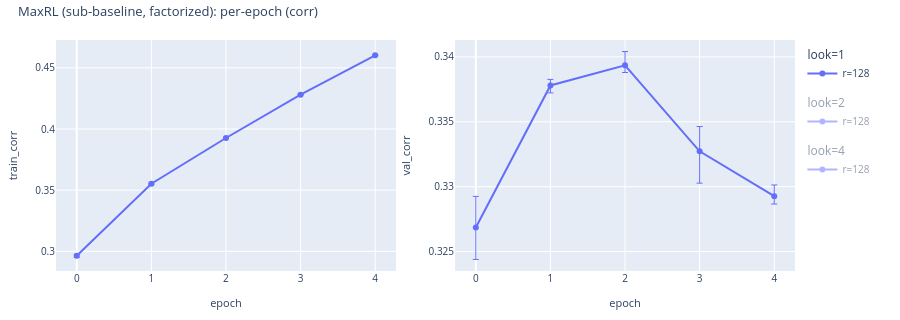
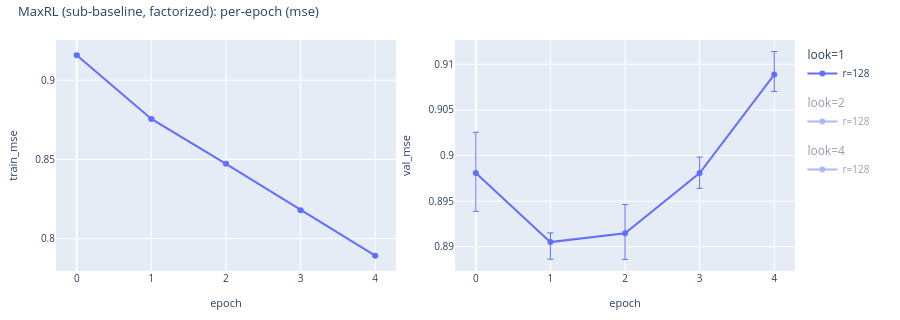

Notebook code for these charts, in order:
### Markdown cell above
## MaxRL (subtract-baseline + factorized)

### Code cell
maxrl_sf = CorpusRegressionAnalysisConfig.from_maxrl_sweep(
    artifacts_root=ARTIFACTS,
    subtract_baseline=True,
    use_factorized_likelihoods=True,
    num_samples=NUM_SAMPLES,
    gaussian_stdev=GAUSSIAN_STDEV,
)
if maxrl_sf is None:
    print("MaxRL (sub-baseline, factorized): no artifacts")
else:
    maxrl_sf.describe("MaxRL (sub-baseline, factorized)")
    display(
        maxrl_sf.plot_vs_epoch(
            "corr",
            title="MaxRL (sub-baseline, factorized): per-epoch (corr)",
            show_seed_bar=True,
            save_path=WRITEUP_ASSETS / "maxrl_sub_fact_per_epoch_corr.html",
        )
    )
    display(
        maxrl_sf.plot_vs_epoch(
            "mse",
            title="MaxRL (sub-baseline, factorized): per-epoch (mse)",
            show_seed_bar=True,
            save_path=WRITEUP_ASSETS / "maxrl_sub_fact_per_epoch_mse.html",
        )
    )
    display(
        maxrl_sf.plot_vs_lookforward(
            title="MaxRL (sub-baseline, factorized): best-epoch vs num_lookforward_tokens",
            x_scale="uniform",
            show_seed_bar=True,
            save_path=WRITEUP_ASSETS / "maxrl_sub_fact_vs_lookforward.html",
        )
    )

### Figure 1 — Plotly figure (JSON) as saved in the notebook; plotly's stock layout.template omitted (floating-point values rounded to 4 significant figures)
{"data": [{"customdata": [[1, 3], [1, 3], [1, 3], [1, 3], [1, 3]], "error_y": {"array": [0.001035, 0.0004742, 0.0005549, 0.0004402, 0.000449], "arrayminus": [0.001423, 0.0007922, 0.0005903, 0.0003281, 0.0004035], "symmetric": false, "thickness": 1, "type": "data", "width": 3}, "hovertemplate": "epoch: %{x}<br>train_corr: %{y}<br>num_lookforward_tokens: %{customdata[0]}<br>n_seeds: %{customdata[1]}<extra>look=1 r=128</extra>", "legendgroup": "look=1", "legendgrouptitle": {"text": "look=1"}, "line": {"color": "#636EFA"}, "marker": {"color": "#636EFA"}, "mode": "lines+markers", "name": "r=128", "showlegend": true, "type": "scatter", "x": [0, 1, 2, 3, 4], "xaxis": "x", "y": [0.2964, 0.3552, 0.3927, 0.4281, 0.4603], "yaxis": "y"}, {"customdata": [[2, 3], [2, 3], [2, 3], [2, 3], [2, 3]], "error_y": {"array": [0.0008174, 0.0008525, 0.002779, 0.002987, 0.003468], "arrayminus": [0.001208, 0.001213, 0.001422, 0.001681, 0.001991], "symmetric": false, "thickness": 1, "type": "data", "width": 3}, "hovertemplate": "epoch: %{x}<br>train_corr: %{y}<br>num_lookforward_tokens: %{customdata[0]}<br>n_seeds: %{customdata[1]}<extra>look=2 r=128</extra>", "legendgroup": "look=2", "legendgrouptitle": {"text": "look=2"}, "line": {"color": "#636EFA"}, "marker": {"color": "#636EFA"}, "mode": "lines+markers", "name": "r=128", "showlegend": true, "type": "scatter", "visible": "legendonly", "x": [0, 1, 2, 3, 4], "xaxis": "x", "y": [0.09654, 0.1315, 0.1759, 0.2325, 0.2899], "yaxis": "y"}, {"customdata": [[4, 3], [4, 3], [4, 3], [4, 3], [4, 3]], "error_y": {"array": [0.001929, 0.001765, 0.007777, 0.01508, 0.02164], "arrayminus": [0.002107, 0.003048, 0.009852, 0.01619, 0.02145], "symmetric": false, "thickness": 1, "type": "data", "width": 3}, "hovertemplate": "epoch: %{x}<br>train_corr: %{y}<br>num_lookforward_tokens: %{customdata[0]}<br>n_seeds: %{customdata[1]}<extra>look=4 r=128</extra>", "legendgroup": "look=4", "legendgrouptitle": {"text": "look=4"}, "line": {"color": "#636EFA"}, "marker": {"color": "#636EFA"}, "mode": "lines+markers", "name": "r=128", "showlegend": true, "type": "scatter", "visible": "legendonly", "x": [0, 1, 2, 3, 4], "xaxis": "x", "y": [0.05736, 0.06839, 0.08705, 0.1234, 0.1728], "yaxis": "y"}, {"customdata": [[1, 3], [1, 3], [1, 3], [1, 3], [1, 3]], "error_y": {"array": [0.002406, 0.0004651, 0.00106, 0.001908, 0.0008603], "arrayminus": [0.002456, 0.0005758, 0.0005541, 0.002456, 0.000608], "symmetric": false, "thickness": 1, "type": "data", "width": 3}, "hovertemplate": "epoch: %{x}<br>val_corr: %{y}<br>num_lookforward_tokens: %{customdata[0]}<br>n_seeds: %{customdata[1]}<extra>look=1 r=128</extra>", "legendgroup": "look=1", "legendgrouptitle": {"text": "look=1"}, "line": {"color": "#636EFA"}, "marker": {"color": "#636EFA"}, "mode": "lines+markers", "name": "r=128", "showlegend": false, "type": "scatter", "x": [0, 1, 2, 3, 4], "xaxis": "x2", "y": [0.3268, 0.3378, 0.3394, 0.3327, 0.3293], "yaxis": "y2"}, {"customdata": [[2, 3], [2, 3], [2, 3], [2, 3], [2, 3]], "error_y": {"array": [0.00852, 0.004899, 0.007893, 0.005575, 0.002587], "arrayminus": [0.005512, 0.005626, 0.007915, 0.004253, 0.002165], "symmetric": false, "thickness": 1, "type": "data", "width": 3}, "hovertemplate": "epoch: %{x}<br>val_corr: %{y}<br>num_lookforward_tokens: %{customdata[0]}<br>n_seeds: %{customdata[1]}<extra>look=2 r=128</extra>", "legendgroup": "look=2", "legendgrouptitle": {"text": "look=2"}, "line": {"color": "#636EFA"}, "marker": {"color": "#636EFA"}, "mode": "lines+markers", "name": "r=128", "showlegend": false, "type": "scatter", "visible": "legendonly", "x": [0, 1, 2, 3, 4], "xaxis": "x2", "y": [0.1257, 0.1256, 0.1309, 0.1233, 0.1107], "yaxis": "y2"}, {"customdata": [[4, 3], [4, 3], [4, 3], [4, 3], [4, 3]], "error_y": {"array": [0.01298, 0.006103, 0.008656, 0.00373, 0.005228], "arrayminus": [0.01947, 0.01079, 0.01111, 0.004155, 0.00335], "symmetric": false, "thickness": 1, "type": "data", "width": 3}, "hovertemplate": "epoch: %{x}<br>val_corr: %{y}<br>num_lookforward_tokens: %{customdata[0]}<br>n_seeds: %{customdata[1]}<extra>look=4 r=128</extra>", "legendgroup": "look=4", "legendgrouptitle": {"text": "look=4"}, "line": {"color": "#636EFA"}, "marker": {"color": "#636EFA"}, "mode": "lines+markers", "name": "r=128", "showlegend": false, "type": "scatter", "visible": "legendonly", "x": [0, 1, 2, 3, 4], "xaxis": "x2", "y": [0.06836, 0.0692, 0.06434, 0.06855, 0.0565], "yaxis": "y2"}], "layout": {"font": {"size": 11}, "height": 320, "legend": {"font": {"size": 10}, "groupclick": "togglegroup", "x": 1.01, "xanchor": "left", "y": 1, "yanchor": "top"}, "margin": {"b": 40, "l": 50, "r": 105, "t": 40}, "title": {"font": {"size": 13}, "text": "MaxRL (sub-baseline, factorized): per-epoch (corr)", "x": 0.02, "xanchor": "left", "y": 0.98, "yanchor": "top"}, "xaxis": {"anchor": "y", "domain": [0, 0.46], "tickfont": {"size": 10}, "title": {"font": {"size": 11}, "text": "epoch"}}, "xaxis2": {"anchor": "y2", "domain": [0.54, 1], "tickfont": {"size": 10}, "title": {"font": {"size": 11}, "text": "epoch"}}, "yaxis": {"anchor": "x", "domain": [0, 1], "tickfont": {"size": 10}, "title": {"font": {"size": 11}, "text": "train_corr"}}, "yaxis2": {"anchor": "x2", "domain": [0, 1], "tickfont": {"size": 10}, "title": {"font": {"size": 11}, "text": "val_corr"}}}}

### Figure 2 — Plotly figure (JSON) as saved in the notebook; plotly's stock layout.template omitted (floating-point values rounded to 4 significant figures)
{"data": [{"customdata": [[1, 3], [1, 3], [1, 3], [1, 3], [1, 3]], "error_y": {"array": [0.0008351, 0.0005464, 0.0004686, 0.0002809, 0.0003683], "arrayminus": [0.0005522, 0.0003199, 0.0004368, 0.0003588, 0.0004104], "symmetric": false, "thickness": 1, "type": "data", "width": 3}, "hovertemplate": "epoch: %{x}<br>train_mse: %{y}<br>num_lookforward_tokens: %{customdata[0]}<br>n_seeds: %{customdata[1]}<extra>look=1 r=128</extra>", "legendgroup": "look=1", "legendgrouptitle": {"text": "look=1"}, "line": {"color": "#636EFA"}, "marker": {"color": "#636EFA"}, "mode": "lines+markers", "name": "r=128", "showlegend": true, "type": "scatter", "x": [0, 1, 2, 3, 4], "xaxis": "x", "y": [0.9157, 0.8756, 0.8473, 0.818, 0.7893], "yaxis": "y"}, {"customdata": [[2, 3], [2, 3], [2, 3], [2, 3], [2, 3]], "error_y": {"array": [0.0005533, 0.0004194, 0.0005407, 0.0007905, 0.001164], "arrayminus": [0.0003407, 0.0002924, 0.001042, 0.001405, 0.002028], "symmetric": false, "thickness": 1, "type": "data", "width": 3}, "hovertemplate": "epoch: %{x}<br>train_mse: %{y}<br>num_lookforward_tokens: %{customdata[0]}<br>n_seeds: %{customdata[1]}<extra>look=2 r=128</extra>", "legendgroup": "look=2", "legendgrouptitle": {"text": "look=2"}, "line": {"color": "#636EFA"}, "marker": {"color": "#636EFA"}, "mode": "lines+markers", "name": "r=128", "showlegend": true, "type": "scatter", "visible": "legendonly", "x": [0, 1, 2, 3, 4], "xaxis": "x", "y": [0.9976, 0.9868, 0.972, 0.948, 0.9174], "yaxis": "y"}, {"customdata": [[4, 3], [4, 3], [4, 3], [4, 3], [4, 3]], "error_y": {"array": [0.0007271, 0.001211, 0.003138, 0.00512, 0.008265], "arrayminus": [0.0006907, 0.001598, 0.002104, 0.003626, 0.007532], "symmetric": false, "thickness": 1, "type": "data", "width": 3}, "hovertemplate": "epoch: %{x}<br>train_mse: %{y}<br>num_lookforward_tokens: %{customdata[0]}<br>n_seeds: %{customdata[1]}<extra>look=4 r=128</extra>", "legendgroup": "look=4", "legendgrouptitle": {"text": "look=4"}, "line": {"color": "#636EFA"}, "marker": {"color": "#636EFA"}, "mode": "lines+markers", "name": "r=128", "showlegend": true, "type": "scatter", "visible": "legendonly", "x": [0, 1, 2, 3, 4], "xaxis": "x", "y": [1.006, 1.001, 0.9972, 0.988, 0.972], "yaxis": "y"}, {"customdata": [[1, 3], [1, 3], [1, 3], [1, 3], [1, 3]], "error_y": {"array": [0.004471, 0.001012, 0.003151, 0.001748, 0.002524], "arrayminus": [0.004199, 0.001878, 0.002875, 0.001679, 0.001863], "symmetric": false, "thickness": 1, "type": "data", "width": 3}, "hovertemplate": "epoch: %{x}<br>val_mse: %{y}<br>num_lookforward_tokens: %{customdata[0]}<br>n_seeds: %{customdata[1]}<extra>look=1 r=128</extra>", "legendgroup": "look=1", "legendgrouptitle": {"text": "look=1"}, "line": {"color": "#636EFA"}, "marker": {"color": "#636EFA"}, "mode": "lines+markers", "name": "r=128", "showlegend": false, "type": "scatter", "x": [0, 1, 2, 3, 4], "xaxis": "x2", "y": [0.8981, 0.8905, 0.8915, 0.8981, 0.9089], "yaxis": "y2"}, {"customdata": [[2, 3], [2, 3], [2, 3], [2, 3], [2, 3]], "error_y": {"array": [0.00229, 0.002096, 0.00455, 0.001733, 0.006598], "arrayminus": [0.002512, 0.003202, 0.004837, 0.001903, 0.009639], "symmetric": false, "thickness": 1, "type": "data", "width": 3}, "hovertemplate": "epoch: %{x}<br>val_mse: %{y}<br>num_lookforward_tokens: %{customdata[0]}<br>n_seeds: %{customdata[1]}<extra>look=2 r=128</extra>", "legendgroup": "look=2", "legendgrouptitle": {"text": "look=2"}, "line": {"color": "#636EFA"}, "marker": {"color": "#636EFA"}, "mode": "lines+markers", "name": "r=128", "showlegend": false, "type": "scatter", "visible": "legendonly", "x": [0, 1, 2, 3, 4], "xaxis": "x2", "y": [0.9879, 0.9901, 0.9935, 1.004, 1.026], "yaxis": "y2"}, {"customdata": [[4, 3], [4, 3], [4, 3], [4, 3], [4, 3]], "error_y": {"array": [0.001276, 0.0006016, 0.003663, 0.002232, 0.01037], "arrayminus": [0.001825, 0.0004322, 0.0043, 0.001918, 0.008786], "symmetric": false, "thickness": 1, "type": "data", "width": 3}, "hovertemplate": "epoch: %{x}<br>val_mse: %{y}<br>num_lookforward_tokens: %{customdata[0]}<br>n_seeds: %{customdata[1]}<extra>look=4 r=128</extra>", "legendgroup": "look=4", "legendgrouptitle": {"text": "look=4"}, "line": {"color": "#636EFA"}, "marker": {"color": "#636EFA"}, "mode": "lines+markers", "name": "r=128", "showlegend": false, "type": "scatter", "visible": "legendonly", "x": [0, 1, 2, 3, 4], "xaxis": "x2", "y": [1.005, 0.9998, 1.003, 1.005, 1.018], "yaxis": "y2"}], "layout": {"font": {"size": 11}, "height": 320, "legend": {"font": {"size": 10}, "groupclick": "togglegroup", "x": 1.01, "xanchor": "left", "y": 1, "yanchor": "top"}, "margin": {"b": 40, "l": 50, "r": 105, "t": 40}, "title": {"font": {"size": 13}, "text": "MaxRL (sub-baseline, factorized): per-epoch (mse)", "x": 0.02, "xanchor": "left", "y": 0.98, "yanchor": "top"}, "xaxis": {"anchor": "y", "domain": [0, 0.46], "tickfont": {"size": 10}, "title": {"font": {"size": 11}, "text": "epoch"}}, "xaxis2": {"anchor": "y2", "domain": [0.54, 1], "tickfont": {"size": 10}, "title": {"font": {"size": 11}, "text": "epoch"}}, "yaxis": {"anchor": "x", "domain": [0, 1], "tickfont": {"size": 10}, "title": {"font": {"size": 11}, "text": "train_mse"}}, "yaxis2": {"anchor": "x2", "domain": [0, 1], "tickfont": {"size": 10}, "title": {"font": {"size": 11}, "text": "val_mse"}}}}
